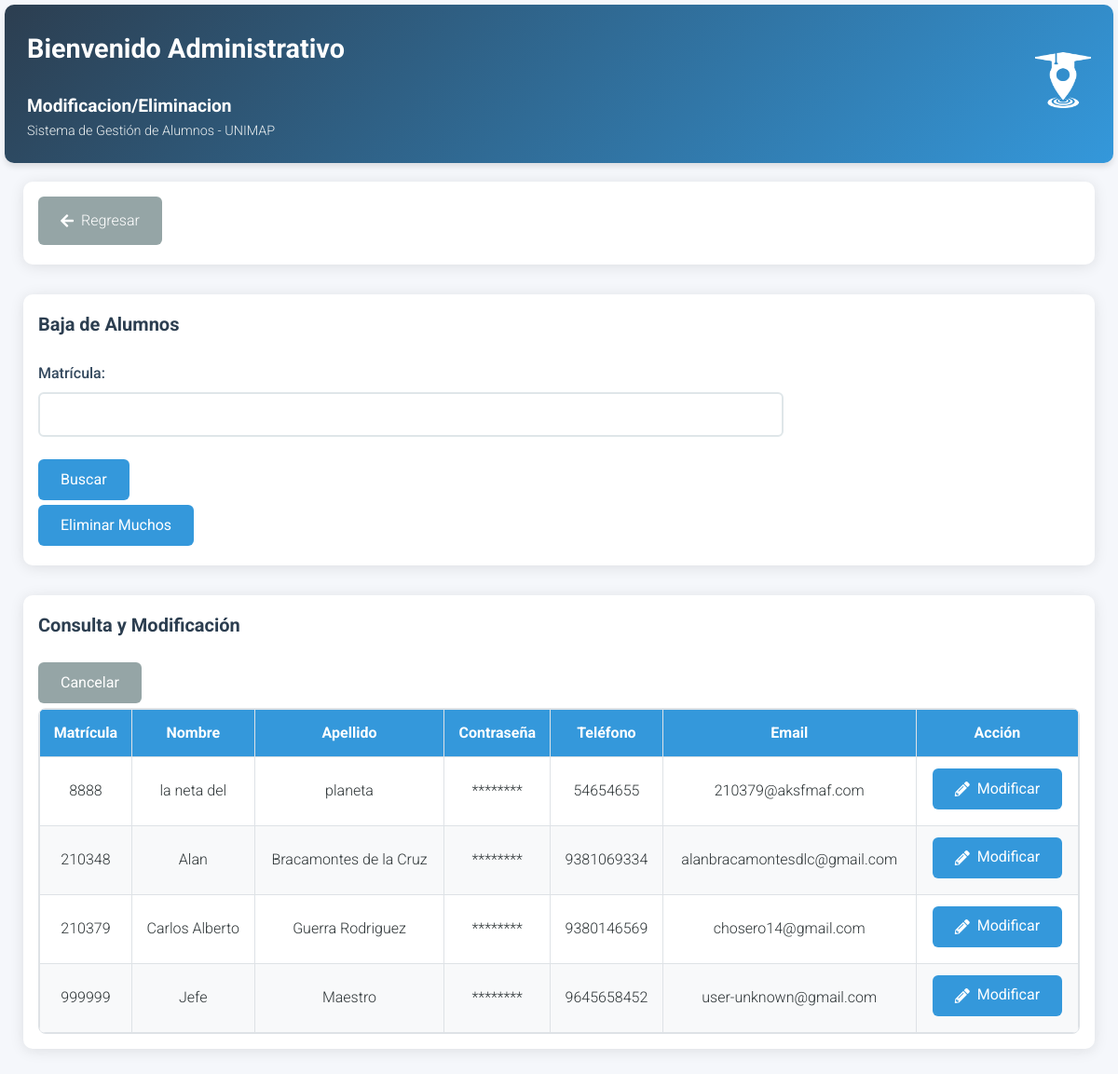
The page /php/sesion/administrativo/mod-elim-alumn.php (signed in) on the database as committed earlier.
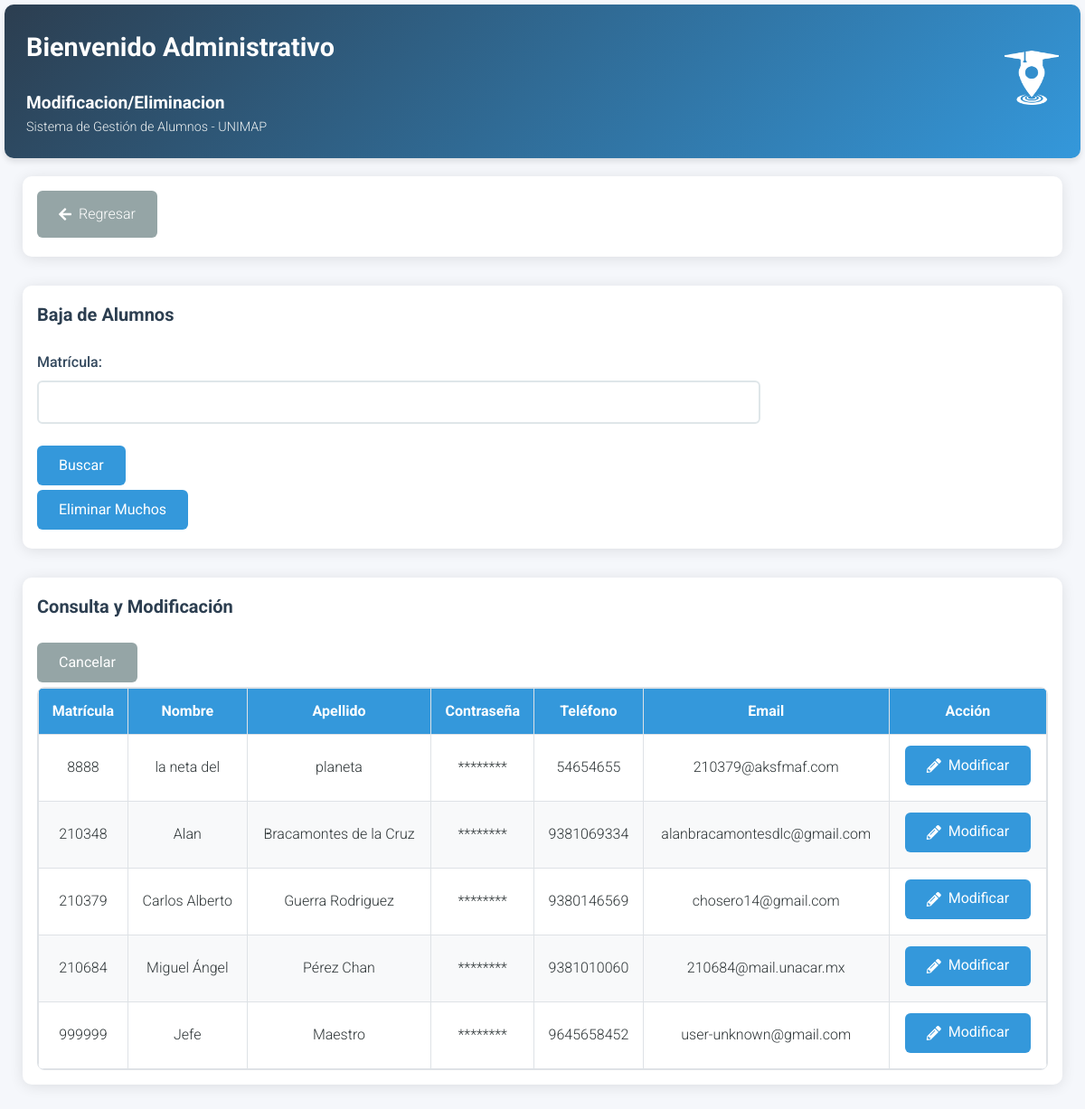
The same page on the database as committed later.
### tables this page shows
CREATE TABLE alumnos (nombre TEXT, apellido TEXT, matricula INTEGER PRIMARY KEY UNIQUE NOT NULL, contrasena TEXT NOT NULL, telefono INTEGER, email TEXT, reset_token TEXT, reset_expira TEXT);

### php/sesion/administrativo/mod-elim-alumn.php (the view, shortened to what this page needs)
<!DOCTYPE html>
<html lang="es">
<head>
    <link rel="stylesheet" href="../../../css/normalize.css">
    <link rel="stylesheet" href="https://cdnjs.cloudflare.com/ajax/libs/font-awesome/5.15.4/css/all.min.css">
    <link rel="stylesheet" href="../../../css/alta-alumn.css">
</head>
<body>
    <header class="welcome-header">
        <div>
            <h2>Bienvenido Administrativo</h2>
            <h4>Modificacion/Eliminacion</h4>
            <p>Sistema de Gestión de Alumnos - UNIMAP</p>
        </div>
        <div class="log">
            <a id="logoweb" class="fl" href="mod-elim-alumn.php"><img src="../../../image/iconos/logo/unimap.webp" alt="Logo Universidad"></a>
        </div>
    </header>
    <div class="container">
        <div class="section">
            <a href="alta-alumn.php" class="btn-secondary"><i class="fas fa-arrow-left"></i> Regresar</a>
        </div>
        <div class="section">
            <h2>Baja de Alumnos</h2>
            <form id="deleteForm" method="POST" action="../../back-end/alum-gest/eliminar/eliminar-alumn.php" class="excel-form">
                <div class="form-group">
                    <label for="matricula_delete">Matrícula:</label>
                    <input type="number" id="matricula_delete" name="matricula_delete" required>
                </div>
                <button type="submit" class="btn-primary">Buscar</button>
            </form>
            <button class="btn-primary" onclick="toggleBulkDelete()">Eliminar Muchos</button>
                            <?php
                            $pdo = new PDO("sqlite:../../../DB/usuarios.db");
                            $pdo->setAttribute(PDO::ATTR_ERRMODE, PDO::ERRMODE_EXCEPTION);
                            ?>
        </div>
        <div class="section">
            <h2>Consulta y Modificación</h2>
            <button class="btn-secondary" onclick="cancelModifications()">Cancelar</button>
            <div class="table-container">
                <table id="studentsTable">
                    <thead>
                        <tr>
                            <th>Matrícula</th>
                            <th>Nombre</th>
                            <th>Apellido</th>
                            <th>Contraseña</th>
                            <th>Teléfono</th>
                            <th>Email</th>
                            <th>Acción</th>
                        </tr>
                    </thead>
                    <tbody>
                        <?php
                        $stmt = $pdo->query("SELECT matricula, nombre, apellido, telefono, email FROM alumnos");
                        while ($row = $stmt->fetch(PDO::FETCH_ASSOC)) {
                            echo "<tr data-matricula='{$row['matricula']}'>
                                <td class='matricula'>{$row['matricula']}</td>
                                <td class='nombre'>{$row['nombre']}</td>
                                <td class='apellido'>{$row['apellido']}</td>
                                <td class='contrasena'>********</td>
                                <td class='telefono'>{$row['telefono']}</td>
                                <td class='email'>{$row['email']}</td>
                                <td><button class='btn-primary modify-row'><i class='fas fa-pencil-alt'></i> Modificar</button></td>
                            </tr>";
                        }
                        ?>
                    </tbody>
                </table>
            </div>
        </div>
    </div>
</body>
</html>

Rows that differ between the two databases and show on the page:
added alumnos: matricula "210684", nombre "Miguel Ángel", apellido "Pérez Chan", telefono "9381010060", email "210684@mail.unacar.mx"
